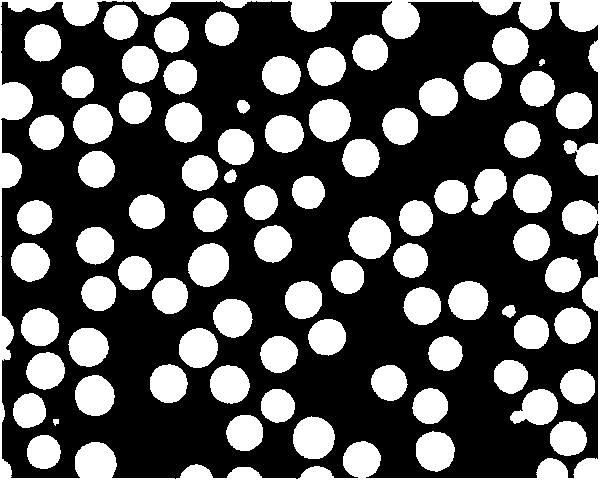
%> input picture matlab_project/matlabProject/latihan4/GaussSegmentedBinary.jpg, 600 x 480 px
$ octave tugasMandiri.m   (GNU Octave 9; MATLAB toolbox functions it lacks are replaced by stand-ins)
%> lines starting %> are read from the running program, lines starting %| are printed output that depends on the picture; in (x1, y1, x2, y2) boxes, pixels count from 0 and x2, y2 are one past the last pixel; in counts of white or black regions, pixels touching at a corner belong together; the program's own positions count from 1
%membaca file
F = imread('GaussSegmentedBinary.jpg')
%> F is the input picture: size 480x600 uint8; min 0, max 255, mean 89.4
%konversi ke citra biner
I = im2bw(F);
%> I: size 480x600 logical; 35% white; 82 white regions, largest, box (x1, y1, x2, y2) and area: (0, 0, 600, 480) 19030, (348, 216, 391, 259) 1434, (293, 416, 335, 459) 1414

%panggil fungsi bwlabel
[L,num] = bwlabel(I,4);
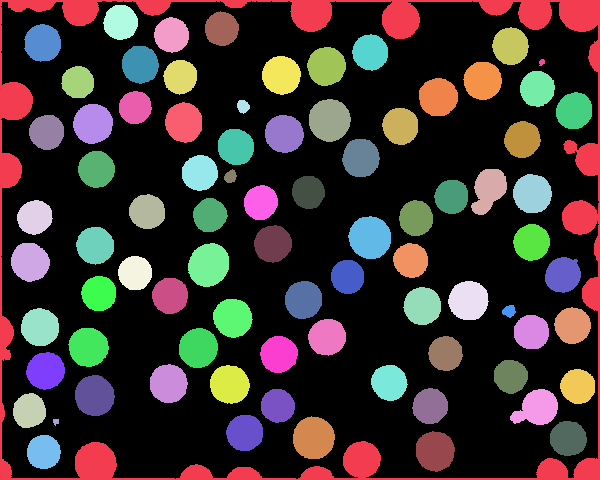
%> L: size 480x600 double; 83 distinct labels, from 0 to 82; one colour per label, 0 black
%> num = 82
figure, subplot(1,2,1), imshow(I), title('ori binary'), ...
    subplot(1,2,2), imshow(L), title('labelled cells')
num
%> num = 82
Baru = zeros(size(I));
Baru(find((L ==15) | (L ==30) | (L ==60))) = 1;
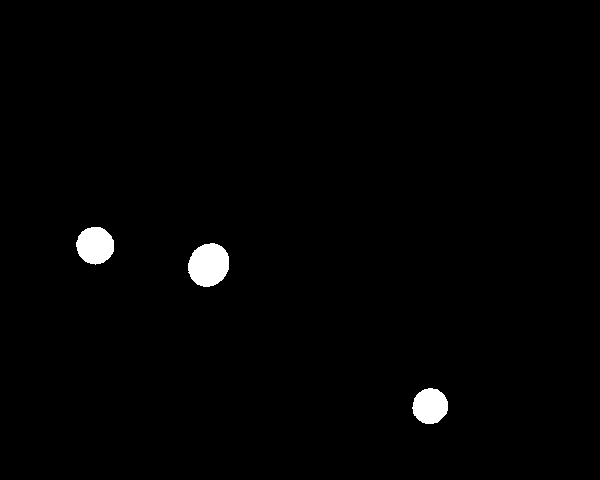
%> Baru: size 480x600 double; values 0 (black) and 1 (white), 1.2% white; 3 white regions, box (x1, y1, x2, y2) and area: (188, 243, 229, 287) 1409, (76, 227, 114, 265) 1113, (412, 388, 448, 424) 1000
figure, subplot(1,2,1), imshow(L), title('labelled cells'), ...
    subplot(1,2,2), imshow(Baru), title('selected cells by label');
